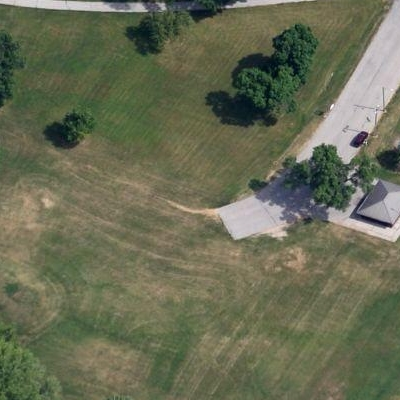
%> input picture WMCNN_test/Samples/Grass.jpg, 400 x 400 px
$ octave demo_SR_image.m   (GNU Octave 9; MATLAB toolbox functions it lacks are replaced by stand-ins)
%> lines starting %> are read from the running program, lines starting %| are printed output that depends on the picture; long printed decimals are rounded
### WMCNN_test/modcrop.m
function imgs = modcrop(imgs, modulo)
if size(imgs,3)==1
    sz = size(imgs);
    sz = sz - mod(sz, modulo);
    imgs = imgs(1:sz(1), 1:sz(2));
else
    tmpsz = size(imgs);
    sz = tmpsz(1:2);
    sz = sz - mod(sz, modulo);
    imgs = imgs(1:sz(1), 1:sz(2),:);
end

### WMCNN_test/SRCNN.m
function im_h = SRCNN(model, im_b)

%% load CNN model parameters
load(model);
[conv1_patchsize2,conv1_filters] = size(weights_conv1);
conv1_patchsize = sqrt(conv1_patchsize2);
[conv2_channels,conv2_patchsize2,conv2_filters] = size(weights_conv2);
conv2_patchsize = sqrt(conv2_patchsize2);
[conv3_channels,conv3_patchsize2] = size(weights_conv3);
conv3_patchsize = sqrt(conv3_patchsize2);
[hei, wid] = size(im_b);

%% conv1
weights_conv1 = reshape(double(weights_conv1), conv1_patchsize, conv1_patchsize, conv1_filters);
conv1_data = zeros(hei, wid, conv1_filters);
for i = 1 : conv1_filters
    conv1_data(:,:,i) = imfilter(im_b, weights_conv1(:,:,i), 'same', 'replicate');
    conv1_data(:,:,i) = max(conv1_data(:,:,i) + double(biases_conv1(i)), 0);
end

%% conv2
conv2_data = zeros(hei, wid, conv2_filters);
for i = 1 : conv2_filters
    for j = 1 : conv2_channels
        conv2_subfilter = reshape(double(weights_conv2(j,:,i)), conv2_patchsize, conv2_patchsize);
        conv2_data(:,:,i) = conv2_data(:,:,i) + imfilter(conv1_data(:,:,j), conv2_subfilter, 'same', 'replicate');
    end
    conv2_data(:,:,i) = max(conv2_data(:,:,i) + double(biases_conv2(i)), 0);
end

%% conv3
conv3_data = zeros(hei, wid);
for i = 1 : conv3_channels
    conv3_subfilter = reshape(double(weights_conv3(i,:)), conv3_patchsize, conv3_patchsize);
    conv3_data(:,:) = conv3_data(:,:) + imfilter(conv2_data(:,:,i), conv3_subfilter, 'same', 'replicate');
end

%% SRCNN reconstruction
im_h = conv3_data(:,:) + double(biases_conv3);

### WMCNN_test/shave.m
function I = shave(I, border)
I = I(1+border(1):end-border(1), ...
      1+border(2):end-border(2), :, :);

### WMCNN_test/compute_psnr.m
function psnr=compute_psnr(im1,im2)
if size(im1, 3) == 3,
    im1 = rgb2ycbcr(im1);
    im1 = im1(:, :, 1);
end

if size(im2, 3) == 3,
    im2 = rgb2ycbcr(im2);
    im2 = im2(:, :, 1);
end

imdff = double(im1) - double(im2);
imdff = imdff(:);

rmse = sqrt(mean(imdff.^2));
psnr = 20*log10(255/rmse);

### WMCNN_test/demo_SR_image.m
close all;
clear all;
clc;clear;
%% set parameters
up_scale = 2;
wtype = 'bior1.1';
model_l = 'model/L.mat';
model_h = 'model/H.mat';
model_v = 'model/V.mat';
model_d = 'model/D.mat';


image = imread('Samples/Grass.jpg');
%> image is the input picture: size 400x400x3 uint8; mean R, G, B 104.3, 107.9, 84

%% work on illuminance only
if size(image,3)>1
    image = rgb2ycbcr(image);
%> image: size 400x400x3 uint8; mean of channels 1, 2, 3 105.4, 118.2, 128.1
    im_Y = image(:, :, 1);
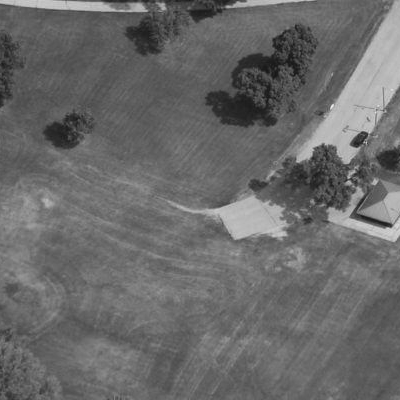
%> im_Y: size 400x400 uint8; min 21, max 233, mean 105.4
end

im_gnd = im2double(modcrop(im_Y, up_scale));

%% bicubic interpolation
im_low = imresize(im_gnd, 1/up_scale, 'bicubic');
im_bic = imresize(im_low, up_scale, 'bicubic');

%% SRCNN
cA = SRCNN(model_l, im_low);
%> after the loop in SRCNN, `for i = 1 : conv3_channels`:
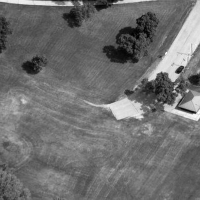
%> conv3_data: size 200x200 double; min 0.191, max 1.63, mean 0.822; drawn with min black and max white
cH = SRCNN(model_h, im_low);
%> call 2 of SRCNN, with model = 'model/H.mat'
%> after the loop in SRCNN (call 2), `for i = 1 : conv3_channels`:
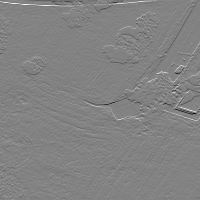
%> conv3_data: size 200x200 double; min -0.345, max 0.323, mean -0.00239; drawn with min black and max white
cV = SRCNN(model_v, im_low);
%> call 3 of SRCNN, with model = 'model/V.mat'
%> after the loop in SRCNN (call 3), `for i = 1 : conv3_channels`:
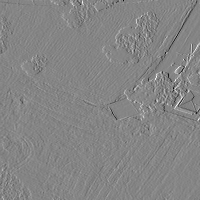
%> conv3_data: size 200x200 double; min -0.24, max 0.199, mean -0.0109; drawn with min black and max white
cD = SRCNN(model_d, im_low);
%> call 4 of SRCNN, with model = 'model/D.mat'
%> after the loop in SRCNN (call 4), `for i = 1 : conv3_channels`:
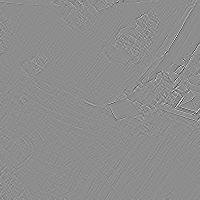
%> conv3_data: size 200x200 double; min -0.0759, max 0.06, mean -0.000338; drawn with min black and max white

im_h = idwt2(cA, cH, cV, cD, wtype);
%> im_h: size 400x400 double

if up_scale == 4
    cA = SRCNN(model_l, im_h);
    cH = SRCNN(model_h, im_h);
    cV = SRCNN(model_v, im_h);
    cD = SRCNN(model_d, im_h);
    im_h = idwt2(cA, cH, cV, cD, wtype);
end

im_h = shave(uint8(im_h * 255), [up_scale, up_scale]);
%> in shave, `I = I(1+border(1):end-border(1), 1+border(2):end-border(2), :, :);`:
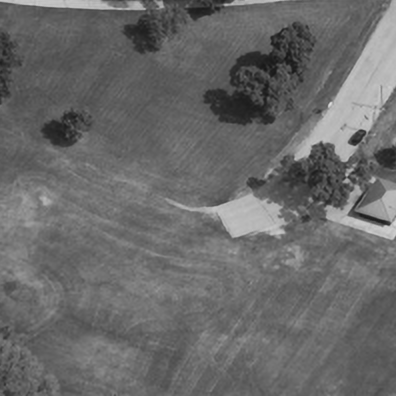
%> I: size 396x396 uint8; min 23, max 222, mean 105.4
im_gnd = shave(uint8(im_gnd * 255), [up_scale, up_scale]);
im_bic = shave(uint8(im_bic * 255), [up_scale, up_scale]);

%% compute PSNR
psnr_bic = compute_psnr(im_gnd, im_bic);
%> in compute_psnr, `imdff = double(im1) - double(im2);`:
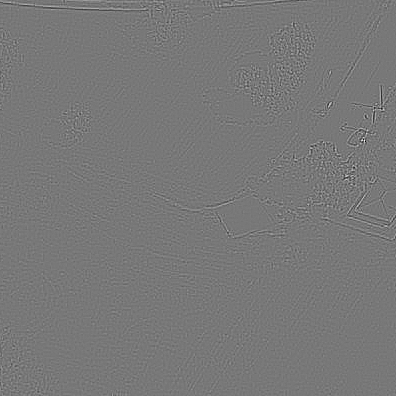
%> imdff: size 396x396 double; min -60, max 67, mean 0; drawn with min black and max white
%> in compute_psnr, `rmse = sqrt(mean(imdff.^2));`: rmse = 3.72
%> in compute_psnr, `psnr = 20*log10(255/rmse);`: psnr = 36.71
%> psnr_bic = 36.71
psnr_srcnn = compute_psnr(im_gnd, im_h);
%> psnr_srcnn = 38.87

%% show results
fprintf('PSNR for Bicubic Interpolation: %f dB\n', psnr_bic);
%| PSNR for Bicubic Interpolation: 36.712 dB
fprintf('PSNR for SRCNN Reconstruction: %f dB\n', psnr_srcnn);
%| PSNR for SRCNN Reconstruction: 38.875 dB

figure, imshow(im_bic); title('Bicubic Interpolation');
figure, imshow(im_h); title('WMCNN Reconstruction');

% [10 lines of commented-out code are left out]
